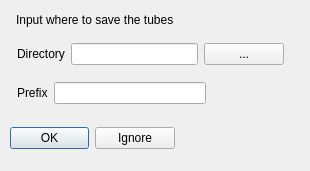
<?xml version="1.0" encoding="UTF-8"?>
<ui version="4.0">
 <class>TraceOutputDialog</class>
 <widget class="QDialog" name="TraceOutputDialog">
  <property name="geometry">
   <rect>
    <x>0</x>
    <y>0</y>
    <width>310</width>
    <height>171</height>
   </rect>
  </property>
  <property name="windowTitle">
   <string>Tracing Output</string>
  </property>
  <widget class="QDialogButtonBox" name="buttonBox">
   <property name="geometry">
    <rect>
     <x>10</x>
     <y>122</y>
     <width>165</width>
     <height>32</height>
    </rect>
   </property>
   <property name="orientation">
    <enum>Qt::Horizontal</enum>
   </property>
   <property name="standardButtons">
    <set>QDialogButtonBox::Ignore|QDialogButtonBox::Ok</set>
   </property>
  </widget>
  <widget class="QLabel" name="label_3">
   <property name="geometry">
    <rect>
     <x>16</x>
     <y>11</y>
     <width>186</width>
     <height>17</height>
    </rect>
   </property>
   <property name="text">
    <string>Input where to save the tubes</string>
   </property>
  </widget>
  <widget class="QWidget" name="layoutWidget">
   <property name="geometry">
    <rect>
     <x>17</x>
     <y>37</y>
     <width>267</width>
     <height>34</height>
    </rect>
   </property>
   <layout class="QHBoxLayout" name="horizontalLayout">
    <item>
     <widget class="QLabel" name="label">
      <property name="text">
       <string>Directory</string>
      </property>
     </widget>
    </item>
    <item>
     <widget class="QLineEdit" name="dirLineEdit"/>
    </item>
    <item>
     <widget class="QPushButton" name="dirPushButton">
      <property name="text">
       <string>...</string>
      </property>
     </widget>
    </item>
   </layout>
  </widget>
  <widget class="QWidget" name="layoutWidget">
   <property name="geometry">
    <rect>
     <x>17</x>
     <y>81</y>
     <width>189</width>
     <height>24</height>
    </rect>
   </property>
   <layout class="QHBoxLayout" name="horizontalLayout_2">
    <item>
     <widget class="QLabel" name="label_2">
      <property name="text">
       <string>Prefix</string>
      </property>
     </widget>
    </item>
    <item>
     <widget class="QLineEdit" name="prefixLineEdit"/>
    </item>
   </layout>
  </widget>
 </widget>
 <resources/>
 <connections>
  <connection>
   <sender>buttonBox</sender>
   <signal>accepted()</signal>
   <receiver>TraceOutputDialog</receiver>
   <slot>accept()</slot>
   <hints>
    <hint type="sourcelabel">
     <x>248</x>
     <y>254</y>
    </hint>
    <hint type="destinationlabel">
     <x>157</x>
     <y>274</y>
    </hint>
   </hints>
  </connection>
  <connection>
   <sender>buttonBox</sender>
   <signal>rejected()</signal>
   <receiver>TraceOutputDialog</receiver>
   <slot>reject()</slot>
   <hints>
    <hint type="sourcelabel">
     <x>316</x>
     <y>260</y>
    </hint>
    <hint type="destinationlabel">
     <x>286</x>
     <y>274</y>
    </hint>
   </hints>
  </connection>
 </connections>
</ui>
